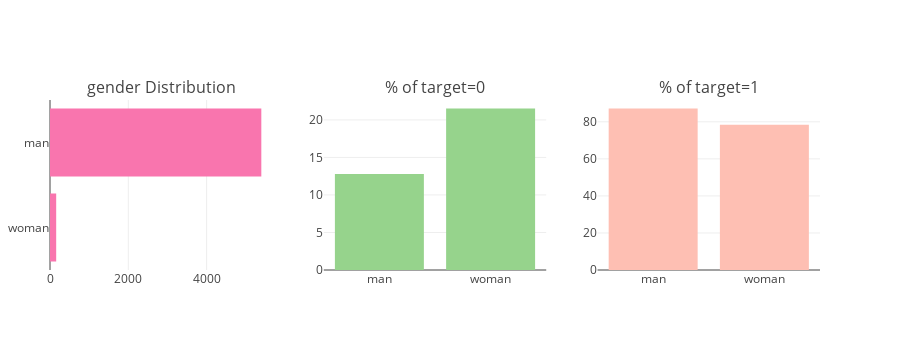

The notebook cell saved with this chart:
### Code cell
utils.catAndTrgt(jlr_df, 'gender')

### Figure 1 — Plotly figure (JSON) as saved in the notebook; plotly's stock layout.template omitted (floating-point values rounded to 4 significant figures)
{"data": [{"marker": {"color": "#f975ae"}, "orientation": "h", "type": "bar", "uid": "a99b1306-aa12-11e8-bd09-6c40089fb510", "x": [158, 5397], "xaxis": "x", "y": ["woman", "man"], "yaxis": "y"}, {"marker": {"color": "#96D38C"}, "name": "Target : 0", "type": "bar", "uid": "a99c45fa-aa12-11e8-ba26-6c40089fb510", "x": ["man", "woman"], "xaxis": "x2", "y": [12.8, 21.52], "yaxis": "y2"}, {"marker": {"color": "#FEBFB3"}, "name": "Target : 1", "type": "bar", "uid": "a99d81f4-aa12-11e8-bdc2-6c40089fb510", "x": ["man", "woman"], "xaxis": "x3", "y": [87.2, 78.48], "yaxis": "y3"}], "layout": {"annotations": [{"font": {"size": 16}, "showarrow": false, "text": "gender Distribution", "x": 0.1444, "xanchor": "center", "xref": "paper", "y": 1, "yanchor": "bottom", "yref": "paper"}, {"font": {"size": 16}, "showarrow": false, "text": "% of target=0", "x": 0.5, "xanchor": "center", "xref": "paper", "y": 1, "yanchor": "bottom", "yref": "paper"}, {"font": {"size": 16}, "showarrow": false, "text": "% of target=1", "x": 0.8556, "xanchor": "center", "xref": "paper", "y": 1, "yanchor": "bottom", "yref": "paper"}], "height": 350, "margin": {"l": 50}, "showlegend": false, "xaxis": {"anchor": "y", "domain": [0, 0.2889]}, "xaxis2": {"anchor": "y2", "domain": [0.3556, 0.6444]}, "xaxis3": {"anchor": "y3", "domain": [0.7111, 1]}, "yaxis": {"anchor": "x", "domain": [0, 1]}, "yaxis2": {"anchor": "x2", "domain": [0, 1]}, "yaxis3": {"anchor": "x3", "domain": [0, 1]}}}
